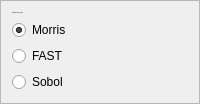
                      <widget class="QFrame" name="frame_76">
                       <property name="frameShape">
                        <enum>QFrame::StyledPanel</enum>
                       </property>
                       <property name="frameShadow">
                        <enum>QFrame::Raised</enum>
                       </property>
                       <layout class="QGridLayout" name="gridLayout_63">
                        <item row="0" column="0">
                         <widget class="QLabel" name="label_154">
                          <property name="font">
                           <font>
                            <family>Georgia</family>
                            <pointsize>-1</pointsize>
                           </font>
                          </property>
                          <property name="text">
                           <string>Sensitivity analysis method</string>
                          </property>
                         </widget>
                        </item>
                        <item row="1" column="0">
                         <widget class="QRadioButton" name="morris_design">
                          <property name="text">
                           <string>Morris</string>
                          </property>
                          <property name="checkable">
                           <bool>true</bool>
                          </property>
                          <property name="checked">
                           <bool>true</bool>
                          </property>
                         </widget>
                        </item>
                        <item row="2" column="0">
                         <widget class="QRadioButton" name="fast_design">
                          <property name="text">
                           <string>FAST</string>
                          </property>
                         </widget>
                        </item>
                        <item row="3" column="0">
                         <widget class="QRadioButton" name="sobol_design">
                          <property name="text">
                           <string>Sobol</string>
                          </property>
                         </widget>
                        </item>
                       </layout>
                      </widget>
